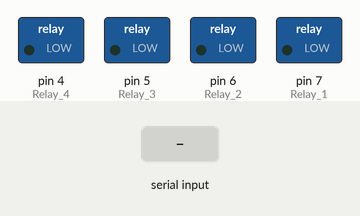
Recording of a sketch running on a simulated Arduino Uno, built with avr-gcc and run on an emulated ATmega328P. On the bench: switched loads named in the sketch (green lamp = pin HIGH). The test bench sets the inputs (shaded band). What the sketch prints to the serial monitor is not drawn.

Above: at 1.2 s.
1.3 s: "1 on" received over Serial
At 1.9 s:
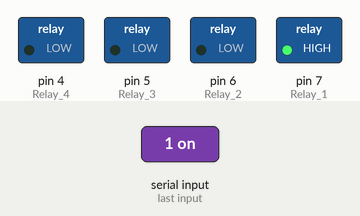
2.8 s: "2 on" received over Serial
At 4.0 s:
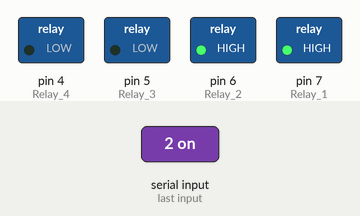
4.3 s: "1 off" received over Serial
At 5.5 s:
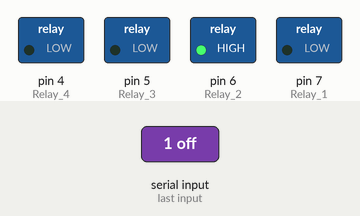
5.8 s: "3 on" received over Serial
At 6.6 s:
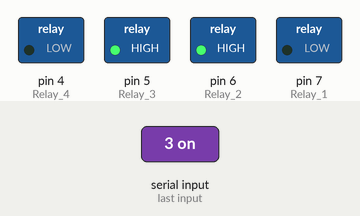
7.3 s: "2 off" received over Serial
At 7.9 s:
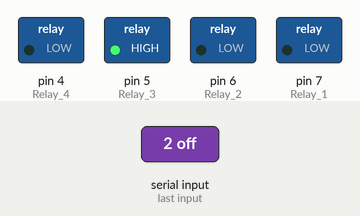
8.8 s: "4 on" received over Serial
At 10.0 s:
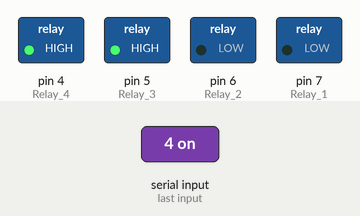
Timing chart, 0 to 11.3 s (numbered marks = the images above; inputs shaded):
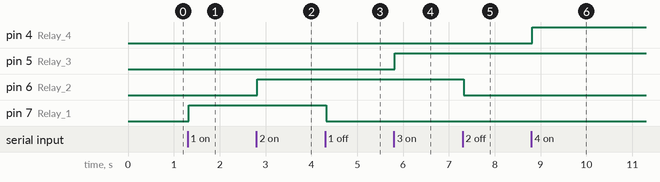

Measured:
- after the input at 1.3 s, pin 7 (Relay_1): LOW → HIGH at once
- after the input at 2.8 s, pin 6 (Relay_2): LOW → HIGH at once
- after the input at 4.3 s, pin 7 (Relay_1): HIGH → LOW at once
- after the input at 5.8 s, pin 5 (Relay_3): LOW → HIGH at once
- after the input at 7.3 s, pin 6 (Relay_2): HIGH → LOW at once
- after the input at 8.8 s, pin 4 (Relay_4): LOW → HIGH at once

The sketch:

OUT_Rly_1S.ino
```cpp
int Relay_1 = 7;
int Relay_2 = 6;
int Relay_3 = 5;
int Relay_4 = 4;
void setup()
{
  pinMode(Relay_1, OUTPUT);
  pinMode(Relay_2, OUTPUT);
  pinMode(Relay_3, OUTPUT);
  pinMode(Relay_4, OUTPUT);
  digitalWrite(Relay_1, LOW);
  digitalWrite(Relay_2, LOW);
  digitalWrite(Relay_3, LOW);
  digitalWrite(Relay_4, LOW);
  Serial.begin(9600);               //start serial with baud rate = 9600
  Serial.flush();                   //to wait to complete the outgoing serial data
  Serial.println("write Relay number: 1 / 2 / 3 / 4");
  Serial.println("then status you want: on / off");
  Serial.println("EX: 1 on");
}
void loop()
{
  String input = "";                //variable to save the input message
  while (Serial.available() > 0)    //that means there's data arrived from the serial
  {
    input += (char) Serial.read();  //to read one char at a time and save it into (input) variable
    delay(5);                       //delay 5ms before next char
  }
  if (input == "1 on")
  {
    digitalWrite(Relay_1, HIGH);
    delay (500);
  }
  else if (input == "1 off")
  {
    digitalWrite(Relay_1, LOW);
    delay (500);
  }
  if (input == "2 on")
  {
    digitalWrite(Relay_2, HIGH);
    delay (500);
  }
  else if (input == "2 off")
  {
    digitalWrite(Relay_2, LOW);
    delay (500);
  }
  if (input == "3 on")
  {
    digitalWrite(Relay_3, HIGH);
    delay (500);
  }
  else if (input == "3 off")
  {
    digitalWrite(Relay_3, LOW);
    delay (500);
  }
  if (input == "4 on")
  {
    digitalWrite(Relay_4, HIGH);
    delay (500);
  }
  else if (input == "4 off")
  {
    digitalWrite(Relay_4, LOW);
    delay (500);
  }
}
```
